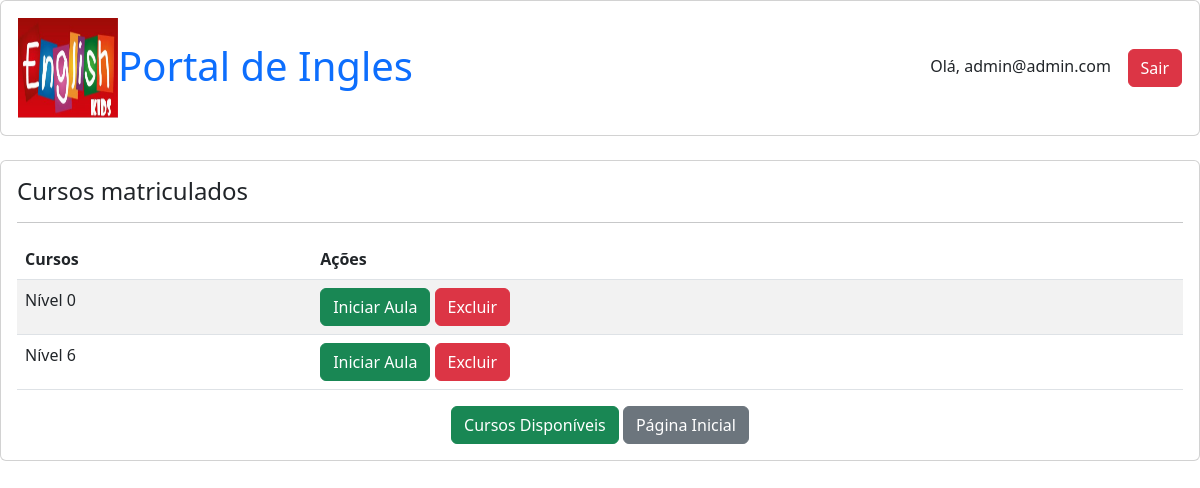
The app's page /matricula (signed in) with its own data.
### portal/models.py (models this page shows, shortened)
class Usuario(AbstractUser):
    email = models.EmailField(unique=True, blank=False,
                              error_messages={
                                  'unique': "A user with that email already exists.",
                              })
    USERNAME_FIELD = "email"
    REQUIRED_FIELDS = []
    def get_full_name(self):
        return self.email
    objects = UserManager()

class Matricula(models.Model):
    curso = models.ForeignKey(Curso, on_delete=models.CASCADE, related_name='matriculas')
    usuario = models.ForeignKey(Usuario, on_delete=models.CASCADE, related_name='matriculas')
    data_matricula = models.DateTimeField(default=now)

class Curso(models.Model):
    categoria = models.ForeignKey(Categoria, on_delete=models.SET_NULL, null=True)
    nome_curso = models.CharField(max_length=200)
    slug = models.SlugField(max_length=200, unique=True)
    usuario = models.ForeignKey(Usuario, on_delete=models.CASCADE)
    descricao = models.TextField(blank=False)
    thumbnail = models.ImageField(upload_to='thumbnails/',null=True, blank=True)
    def __str__(self):
        return self.nome_curso

### portal/views.py (the view)
# urls.py: path('matricula', views.matricula, name='matricula'),
@login_required(login_url='/login')
def matricula(request):
    matriculas = Matricula.objects.all()
    context = {
        'matriculas' : matriculas
    }
    return render(request, 'matricula.html', context)

### portal/templates/matricula.html (shortened to what this page needs)
{% extends 'base.html' %}
{% block content %}
<div class='card'>
    <div class='card-body'>
        <h4>Cursos matriculados</h4>
        <hr>
        <table widht='300' class="table table-striped">
            <thead>
                <tr>
                    <th>Cursos</th>
                    <th>Ações</th>
                </tr>
            </thead>
            <tbody>
                {% for matricula in matriculas %}
                <tr>
                    <td>{{ matricula.curso }}</td>
                    <td>
                        <a class="btn btn-success" href="{% url 'curso-aulas' matricula.curso.id %}">Iniciar Aula</a>
                        <a class="btn btn-danger" href="{% url 'matricula_delete' matricula.id %}"
                        onclick="return confirm('Confirma a exclusão?')">Excluir</a>
                    </td>
                </tr>
                {% endfor %}
            </tbody>
        </table>
        <center>
            <a class="btn btn-success" href="{% url 'matricula_add' %}">Cursos Disponíveis</a>
            <a class="btn btn btn-secondary" href="{% url 'home' %}">Página Inicial</a>
        </center>
    </div>
</div>
{% endblock %}

### portal/templates/base.html (shortened to what this page needs)
<!DOCTYPE html>
<html lang="pt-br">
<head>
    <link rel="stylesheet" href="https://cdn.jsdelivr.net/npm/bootstrap@5.2.0/dist/css/bootstrap.min.css">
</head>
<body>
    <div class='card'>
        <div class='card-body'>
            <div class="box">
                <table width="100%">
                    <tr>
                        <td width="50%">
                            {% load static %}
                            <img src="{% static 'img/portal.png' %}" height="100px" width='100px' alt="LOGO" align="left">
                            &nbsp;<h1><a href="{% url 'home' %}" style="text-decoration:none">Portal de Ingles</a></h1>
                        </td>
                        <td width="50%" align="right">
                            {% if user.is_authenticated %}
                                Olá, {{user.get_full_name}} &nbsp;&nbsp;
                                <a class="btn btn-danger" href="{% url 'logout' %}" style="text-decoration:none">Sair</a>
                            {% else %}
                                <a href="{% url 'login' %}" style="text-decoration:none">Login</a> &nbsp;&nbsp;
                                &nbsp;&nbsp;| &nbsp;&nbsp;
                                <a href="{% url 'cadastro' %}" style="text-decoration:none">Cadastro</a> &nbsp;&nbsp;
                            {% endif %}
                        </td>
                    </tr>
                </table>
            </div>
        </div>
    </div>
    <br>
    {% block content %}
    {% endblock %}
</body>
</html>

### records on screen
Usuario: get_full_name "admin@admin.com"
Matricula: curso "Nível 0"
Matricula: curso "Nível 6"
